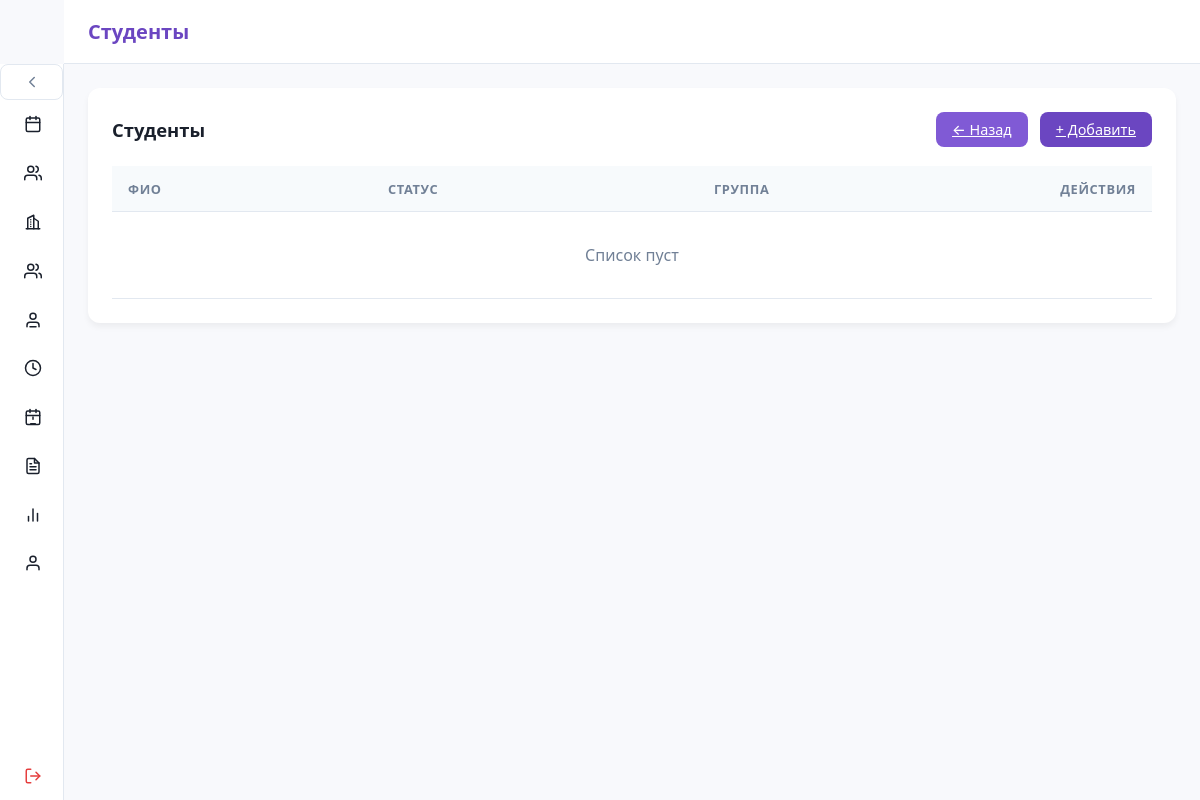
/admin/students/, run on an earlier commit of the app's database.
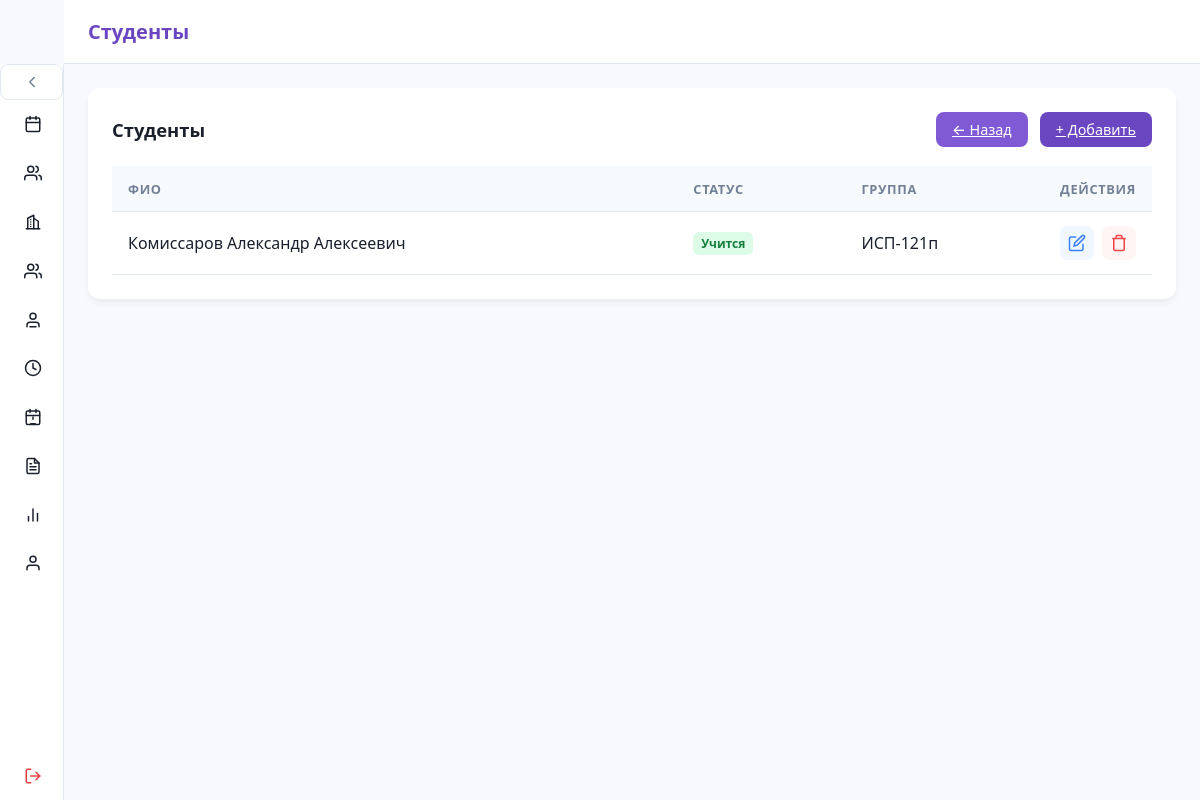
And on a later commit of the database.
### src/database/models.py (models this page shows)
class Base(DeclarativeBase): ...

class Student(Base):
    __tablename__ = "student"
    person_id: Mapped[int] = mapped_column(
        ForeignKey("person.person_id", onupdate="CASCADE", ondelete="CASCADE"),
        primary_key=True
    )
    is_expelled: Mapped[bool] = mapped_column(
        Boolean, default=False, server_default="0"
    )
    person: Mapped["Person"] = relationship("Person")

class Person(Base):
    __tablename__ = "person"
    person_id: Mapped[int] = mapped_column(primary_key=True, autoincrement=True)
    surname: Mapped[str] = mapped_column(String(50))
    name: Mapped[str] = mapped_column(String(50))
    patronymic: Mapped[str | None] = mapped_column(String(50), nullable=True)
    photo: Mapped[bytes | None] = mapped_column(LargeBinary, nullable=True)
    passport_number: Mapped[str | None] = mapped_column(String(6), nullable=True)
    passport_serial: Mapped[str | None] = mapped_column(String(4), nullable=True)
    phone: Mapped[str | None] = mapped_column(String(20), nullable=True)

### src/routers/students.py (the view, shortened to what this page needs)
@students_bp.route('/', methods=['GET', 'POST'])
def manage_students():
    db: Session = SessionLocal()
    try:
        students = db.query(Student, Person).join(Person).all()
        groups_raw = db.query(Group).all()
        groups_list = [(g.group_id, format_group_name(g)) for g in groups_raw]
        students_list = []
        for student, person in students:
            sig = db.query(StudentInGroup).filter(StudentInGroup.student_id == student.person_id).first()
            if sig and sig.group:
                group_label = format_group_name(sig.group)
            else:
                group_label = "—"
            students_list.append((student, person, group_label))
        edit_id = request.args.get('edit')
        edit_student = None
        edit_person = None
        edit_group_id = None
        if edit_id:
            edit_student = db.query(Student).filter(Student.person_id == int(edit_id)).first()
            if edit_student:
                edit_person = edit_student.person
                sig = db.query(StudentInGroup).filter(StudentInGroup.student_id == int(edit_id)).first()
                edit_group_id = sig.group_id if sig else None
        return render_template('admin_students.html',
                       title="Студенты",
                       students=students_list,
                       groups_list=groups_list,
                       edit_student=edit_student,
                       edit_person=edit_person,
                       edit_group_id=edit_group_id)
    finally:
        db.close()

### src/utils/formatters.py (called while the page is built)
def format_group_name(group):
    if not all([group.specialization, group.qualification, group.course]):
        return f"Группа #{group.group_id}"
    spec = group.specialization.specialization_reduction
    course = group.course.course_name
    year_suffix = f"{group.creation_year % 100:02d}"
    qual = group.qualification.qualification_reduction
    return f"{spec}-{course}{year_suffix}{qual}"

### src/templates/admin_students.html (shortened to what this page needs)
{% extends "base.html" %}
{% block content %}
<div class="card">
  <div class="card-header">
    <h2 class="card-title">{{ title }}</h2>
    <div style="display: flex; gap: 0.75rem;">
      <a href="/adminpanel" class="btn btn-cancel">← Назад</a>
      <a href="#modal" class="btn btn-add">+ Добавить</a>
    </div>
  </div>
  <table>
    <thead>
      <tr>
        <th>ФИО</th>
        <th>Статус</th>
        <th>Группа</th>
        <th style="width: 100px;">Действия</th>
      </tr>
    </thead>
    <tbody>
      {% for student, person, group_label in students %}
      <tr>
        <td>{{ person.surname }} {{ person.name }} {{ person.patronymic or '' }}</td>
        <td>
          <span class="badge {{ 'badge-success' if not student.is_expelled else 'badge-danger' }}">
            {{ 'Учится' if not student.is_expelled else 'Отчислен' }}
          </span>
        </td>
        <td>{{ group_label }}</td>
        <td class="actions">
          <a href="?edit={{ person.person_id }}" class="btn-icon btn-edit" title="Редактировать">
            <svg viewBox="0 0 24 24" style="width:18px;height:18px;fill:none;stroke:currentColor;stroke-width:2"><path d="M11 4H4a2 2 0 0 0-2 2v14a2 2 0 0 0 2 2h14a2 2 0 0 0 2-2v-7"/><path d="M18.5 2.5a2.121 2.121 0 0 1 3 3L12 15l-4 1 1-4 9.5-9.5z"/></svg>
          </a>
          <form method="POST" style="display:inline;">
            <button type="submit" class="btn-icon btn-delete" title="Удалить">
              <svg viewBox="0 0 24 24" style="width:18px;height:18px;fill:none;stroke:currentColor;stroke-width:2"><polyline points="3 6 5 6 21 6"/><path d="M19 6v14a2 2 0 0 1-2 2H7a2 2 0 0 1-2-2V6m3 0V4a2 2 0 0 1 2-2h4a2 2 0 0 1 2 2v2"/></svg>
            </button>
          </form>
        </td>
      </tr>
      {% else %}
      <tr><td colspan="4" style="text-align:center; color:var(--muted); padding: 2rem;">Список пуст</td></tr>
      {% endfor %}
    </tbody>
  </table>
</div>
{% endblock %}

What changed in the data, as far as the page shows it:
added Student: surname "Комиссаров", name "Александр", patronymic "Алексеевич", is_expelled "Учится", group_label "ИСП-121п"
Also different on the page:
text no longer shown: "Список пуст"
